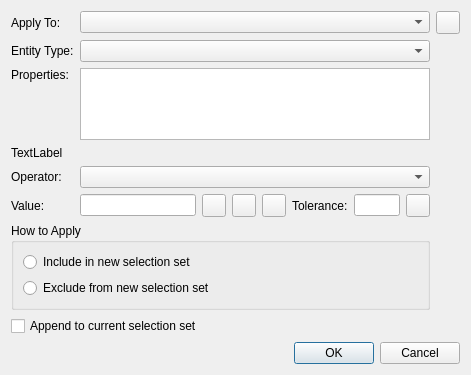
<?xml version="1.0" encoding="UTF-8"?>
<ui version="4.0">
 <class>LC_DlgQuickSelection</class>
 <widget class="QDialog" name="LC_DlgQuickSelection">
  <property name="geometry">
   <rect>
    <x>0</x>
    <y>0</y>
    <width>471</width>
    <height>375</height>
   </rect>
  </property>
  <property name="windowTitle">
   <string>Quick Select</string>
  </property>
  <layout class="QGridLayout" name="gridLayout" rowstretch="0,0,5,0,0,0,0,0,0,0,0,0,0">
   <item row="10" column="0" colspan="2">
    <widget class="QCheckBox" name="cbAppendToCurrentSelectionSet">
     <property name="toolTip">
      <string>If selected, matched entities will be added to the current selection. Otherwise, current selection will be replaced by new one.</string>
     </property>
     <property name="text">
      <string>Append to current selection set</string>
     </property>
    </widget>
   </item>
   <item row="2" column="0" alignment="Qt::AlignTop">
    <widget class="QLabel" name="label_3">
     <property name="text">
      <string>Properties:</string>
     </property>
    </widget>
   </item>
   <item row="5" column="1">
    <widget class="QComboBox" name="cbOperator">
     <property name="toolTip">
      <string>Logical operation applied to the property's value</string>
     </property>
    </widget>
   </item>
   <item row="1" column="0">
    <widget class="QLabel" name="label_2">
     <property name="text">
      <string>Entity Type:</string>
     </property>
    </widget>
   </item>
   <item row="6" column="1">
    <widget class="QStackedWidget" name="swValues">
     <property name="currentIndex">
      <number>9</number>
     </property>
     <widget class="QWidget" name="pageLayer">
      <layout class="QHBoxLayout" name="horizontalLayout_7">
       <property name="leftMargin">
        <number>0</number>
       </property>
       <property name="topMargin">
        <number>0</number>
       </property>
       <property name="rightMargin">
        <number>0</number>
       </property>
       <property name="bottomMargin">
        <number>0</number>
       </property>
       <item>
        <widget class="QG_LayerBox" name="cbValueLayer" native="true">
         <property name="sizePolicy">
          <sizepolicy hsizetype="Preferred" vsizetype="Preferred">
           <horstretch>0</horstretch>
           <verstretch>0</verstretch>
          </sizepolicy>
         </property>
         <property name="minimumSize">
          <size>
           <width>20</width>
           <height>20</height>
          </size>
         </property>
         <property name="toolTip">
          <string>Layer of entity to match</string>
         </property>
        </widget>
       </item>
      </layout>
     </widget>
     <widget class="QWidget" name="pageColor">
      <layout class="QHBoxLayout" name="horizontalLayout_5">
       <property name="leftMargin">
        <number>0</number>
       </property>
       <property name="topMargin">
        <number>0</number>
       </property>
       <property name="rightMargin">
        <number>0</number>
       </property>
       <property name="bottomMargin">
        <number>0</number>
       </property>
       <item>
        <widget class="QG_ColorBox" name="cbValueColor">
         <property name="toolTip">
          <string>Color of line to match</string>
         </property>
        </widget>
       </item>
      </layout>
     </widget>
     <widget class="QWidget" name="pageColorResolved">
      <layout class="QHBoxLayout" name="horizontalLayout_8">
       <property name="leftMargin">
        <number>0</number>
       </property>
       <property name="topMargin">
        <number>0</number>
       </property>
       <property name="rightMargin">
        <number>0</number>
       </property>
       <property name="bottomMargin">
        <number>0</number>
       </property>
       <item>
        <widget class="QG_ColorBox" name="cbValueColorResolved">
         <property name="toolTip">
          <string>Color of line to match</string>
         </property>
        </widget>
       </item>
      </layout>
     </widget>
     <widget class="QWidget" name="pageLineType">
      <layout class="QHBoxLayout" name="horizontalLayout_2">
       <property name="spacing">
        <number>0</number>
       </property>
       <property name="leftMargin">
        <number>0</number>
       </property>
       <property name="topMargin">
        <number>0</number>
       </property>
       <property name="rightMargin">
        <number>0</number>
       </property>
       <property name="bottomMargin">
        <number>0</number>
       </property>
       <item>
        <widget class="QG_LineTypeBox" name="cbLineType" native="true">
         <property name="toolTip">
          <string>Type of line to match</string>
         </property>
        </widget>
       </item>
      </layout>
     </widget>
     <widget class="QWidget" name="pageLineTypeResolved">
      <layout class="QHBoxLayout" name="horizontalLayout_10">
       <property name="leftMargin">
        <number>0</number>
       </property>
       <property name="topMargin">
        <number>0</number>
       </property>
       <property name="rightMargin">
        <number>0</number>
       </property>
       <property name="bottomMargin">
        <number>0</number>
       </property>
       <item>
        <widget class="QG_LineTypeBox" name="cbLineTypeResolved" native="true">
         <property name="toolTip">
          <string>Type of line to match</string>
         </property>
        </widget>
       </item>
      </layout>
     </widget>
     <widget class="QWidget" name="pageLineWidth">
      <layout class="QHBoxLayout" name="horizontalLayout_6">
       <property name="leftMargin">
        <number>0</number>
       </property>
       <property name="topMargin">
        <number>0</number>
       </property>
       <property name="rightMargin">
        <number>0</number>
       </property>
       <property name="bottomMargin">
        <number>0</number>
       </property>
       <item>
        <widget class="QG_WidthBox" name="cbLineWidth">
         <property name="toolTip">
          <string>Width of line to match</string>
         </property>
        </widget>
       </item>
      </layout>
     </widget>
     <widget class="QWidget" name="pageLineWidthResolved">
      <layout class="QHBoxLayout" name="horizontalLayout_9">
       <property name="leftMargin">
        <number>0</number>
       </property>
       <property name="topMargin">
        <number>0</number>
       </property>
       <property name="rightMargin">
        <number>0</number>
       </property>
       <property name="bottomMargin">
        <number>0</number>
       </property>
       <item>
        <widget class="QG_WidthBox" name="cbLineWidthResolved">
         <property name="toolTip">
          <string>Width of line to match</string>
         </property>
        </widget>
       </item>
      </layout>
     </widget>
     <widget class="QWidget" name="pageChoice">
      <layout class="QHBoxLayout" name="horizontalLayout_4">
       <property name="leftMargin">
        <number>0</number>
       </property>
       <property name="topMargin">
        <number>0</number>
       </property>
       <property name="rightMargin">
        <number>0</number>
       </property>
       <property name="bottomMargin">
        <number>0</number>
       </property>
       <item>
        <widget class="QComboBox" name="cbValue">
         <property name="toolTip">
          <string>Value to match</string>
         </property>
        </widget>
       </item>
      </layout>
     </widget>
     <widget class="QWidget" name="pageBool">
      <layout class="QHBoxLayout" name="horizontalLayout_3">
       <property name="leftMargin">
        <number>0</number>
       </property>
       <property name="topMargin">
        <number>0</number>
       </property>
       <property name="rightMargin">
        <number>0</number>
       </property>
       <property name="bottomMargin">
        <number>0</number>
       </property>
       <item>
        <widget class="QComboBox" name="cbValueBool">
         <property name="toolTip">
          <string>Value to match</string>
         </property>
         <item>
          <property name="text">
           <string>Yes</string>
          </property>
         </item>
         <item>
          <property name="text">
           <string>No</string>
          </property>
         </item>
        </widget>
       </item>
      </layout>
     </widget>
     <widget class="QWidget" name="pageValue">
      <layout class="QHBoxLayout" name="horizontalLayout" stretch="5,0,0,0,0,2,0">
       <property name="leftMargin">
        <number>0</number>
       </property>
       <property name="topMargin">
        <number>0</number>
       </property>
       <property name="rightMargin">
        <number>0</number>
       </property>
       <property name="bottomMargin">
        <number>0</number>
       </property>
       <item>
        <widget class="QLineEdit" name="leValue">
         <property name="sizePolicy">
          <sizepolicy hsizetype="Preferred" vsizetype="Fixed">
           <horstretch>0</horstretch>
           <verstretch>0</verstretch>
          </sizepolicy>
         </property>
         <property name="toolTip">
          <string>Value to match</string>
         </property>
        </widget>
       </item>
       <item>
        <widget class="QToolButton" name="tbPickAngle">
         <property name="toolTip">
          <string>Pick angle from drawing</string>
         </property>
         <property name="text">
          <string/>
         </property>
         <property name="icon">
          <iconset resource="../../../../../res/icons/icons.qrc">
           <normaloff>:/icons/interactive_pick_angle.lci</normaloff>:/icons/interactive_pick_angle.lci</iconset>
         </property>
        </widget>
       </item>
       <item>
        <widget class="QToolButton" name="tbPickLength">
         <property name="toolTip">
          <string>Pick distance from drawing</string>
         </property>
         <property name="text">
          <string/>
         </property>
         <property name="icon">
          <iconset resource="../../../../../res/icons/icons.qrc">
           <normaloff>:/icons/interactive_pick_distance.lci</normaloff>:/icons/interactive_pick_distance.lci</iconset>
         </property>
        </widget>
       </item>
       <item>
        <widget class="QToolButton" name="tbPickCoord">
         <property name="toolTip">
          <string>Pick coordinate component from drawing</string>
         </property>
         <property name="text">
          <string/>
         </property>
         <property name="icon">
          <iconset resource="../../../../../res/icons/icons.qrc">
           <normaloff>:/icons/interactive_pick_point.lci</normaloff>:/icons/interactive_pick_point.lci</iconset>
         </property>
        </widget>
       </item>
       <item>
        <widget class="QLabel" name="lblPrecision">
         <property name="text">
          <string>Tolerance:</string>
         </property>
        </widget>
       </item>
       <item>
        <widget class="QLineEdit" name="lePrecision">
         <property name="sizePolicy">
          <sizepolicy hsizetype="Preferred" vsizetype="Fixed">
           <horstretch>0</horstretch>
           <verstretch>0</verstretch>
          </sizepolicy>
         </property>
         <property name="toolTip">
          <string>Tolearance range used for floating-point values comparison. Values considered equal, if the absolute unsigned difference between them is within this range. </string>
         </property>
        </widget>
       </item>
       <item>
        <widget class="QToolButton" name="tbPrecisionUpdateByDoc">
         <property name="toolTip">
          <string>Update tolerance based on the document unit precision settings.</string>
         </property>
         <property name="text">
          <string/>
         </property>
         <property name="icon">
          <iconset resource="../../../../../res/icons/icons.qrc">
           <normaloff>:/icons/redraw.lci</normaloff>:/icons/redraw.lci</iconset>
         </property>
        </widget>
       </item>
      </layout>
     </widget>
    </widget>
   </item>
   <item row="5" column="0">
    <widget class="QLabel" name="label_4">
     <property name="text">
      <string>Operator:</string>
     </property>
    </widget>
   </item>
   <item row="9" column="0" colspan="2">
    <widget class="QGroupBox" name="groupBox">
     <property name="title">
      <string>How to Apply</string>
     </property>
     <layout class="QGridLayout" name="gridLayout_2">
      <item row="0" column="0">
       <widget class="QRadioButton" name="rbIncludeInSelectionSet">
        <property name="toolTip">
         <string>If checked, the object with matched value will be included into new selection set.</string>
        </property>
        <property name="text">
         <string>Include in new selection set</string>
        </property>
       </widget>
      </item>
      <item row="1" column="0">
       <widget class="QRadioButton" name="rbExcludeFromSelectionSet">
        <property name="toolTip">
         <string>If checked, object that does not match the condition will be included into selection set.</string>
        </property>
        <property name="text">
         <string>Exclude from new selection set</string>
        </property>
       </widget>
      </item>
     </layout>
    </widget>
   </item>
   <item row="0" column="2">
    <widget class="QToolButton" name="tbManualSelect">
     <property name="toolTip">
      <string>Manual selection of entities</string>
     </property>
     <property name="text">
      <string/>
     </property>
     <property name="icon">
      <iconset resource="../../../../../res/icons/icons.qrc">
       <normaloff>:/icons/select.lci</normaloff>:/icons/select.lci</iconset>
     </property>
    </widget>
   </item>
   <item row="0" column="1">
    <widget class="QComboBox" name="cbApplyTo">
     <property name="toolTip">
      <string>Defines to which objects selection conditions should be applied to</string>
     </property>
    </widget>
   </item>
   <item row="11" column="0">
    <spacer name="verticalSpacer_2">
     <property name="orientation">
      <enum>Qt::Vertical</enum>
     </property>
     <property name="sizeHint" stdset="0">
      <size>
       <width>20</width>
       <height>0</height>
      </size>
     </property>
    </spacer>
   </item>
   <item row="6" column="0">
    <widget class="QLabel" name="lblValue">
     <property name="text">
      <string>Value:</string>
     </property>
    </widget>
   </item>
   <item row="3" column="0">
    <spacer name="verticalSpacer">
     <property name="orientation">
      <enum>Qt::Vertical</enum>
     </property>
     <property name="sizeHint" stdset="0">
      <size>
       <width>20</width>
       <height>40</height>
      </size>
     </property>
    </spacer>
   </item>
   <item row="12" column="0" colspan="3">
    <widget class="QDialogButtonBox" name="buttonBox">
     <property name="orientation">
      <enum>Qt::Horizontal</enum>
     </property>
     <property name="standardButtons">
      <set>QDialogButtonBox::Cancel|QDialogButtonBox::Ok</set>
     </property>
    </widget>
   </item>
   <item row="1" column="1">
    <widget class="QComboBox" name="cbEntityType">
     <property name="toolTip">
      <string>Type of the entity to match</string>
     </property>
    </widget>
   </item>
   <item row="0" column="0">
    <widget class="QLabel" name="label">
     <property name="text">
      <string>Apply To:</string>
     </property>
    </widget>
   </item>
   <item row="2" column="1" rowspan="2">
    <widget class="QListWidget" name="lvProperties"/>
   </item>
   <item row="4" column="0" colspan="2">
    <widget class="QLabel" name="lblPropertyInfo">
     <property name="text">
      <string>TextLabel</string>
     </property>
     <property name="textFormat">
      <enum>Qt::RichText</enum>
     </property>
     <property name="alignment">
      <set>Qt::AlignLeading|Qt::AlignLeft|Qt::AlignTop</set>
     </property>
     <property name="wordWrap">
      <bool>true</bool>
     </property>
    </widget>
   </item>
  </layout>
 </widget>
 <customwidgets>
  <customwidget>
   <class>QG_ColorBox</class>
   <extends>QComboBox</extends>
   <header>../ui/components/comboboxes/qg_colorbox.h</header>
  </customwidget>
  <customwidget>
   <class>QG_WidthBox</class>
   <extends>QComboBox</extends>
   <header>../ui/components/comboboxes/qg_widthbox.h</header>
  </customwidget>
  <customwidget>
   <class>QG_LineTypeBox</class>
   <extends>QWidget</extends>
   <header>qg_linetypebox.h</header>
  </customwidget>
  <customwidget>
   <class>QG_LayerBox</class>
   <extends>QWidget</extends>
   <header>qg_layerbox.h</header>
  </customwidget>
 </customwidgets>
 <resources>
  <include location="../../../../../res/icons/icons.qrc"/>
 </resources>
 <connections>
  <connection>
   <sender>buttonBox</sender>
   <signal>accepted()</signal>
   <receiver>LC_DlgQuickSelection</receiver>
   <slot>accept()</slot>
   <hints>
    <hint type="sourcelabel">
     <x>248</x>
     <y>254</y>
    </hint>
    <hint type="destinationlabel">
     <x>157</x>
     <y>274</y>
    </hint>
   </hints>
  </connection>
  <connection>
   <sender>buttonBox</sender>
   <signal>rejected()</signal>
   <receiver>LC_DlgQuickSelection</receiver>
   <slot>reject()</slot>
   <hints>
    <hint type="sourcelabel">
     <x>316</x>
     <y>260</y>
    </hint>
    <hint type="destinationlabel">
     <x>286</x>
     <y>274</y>
    </hint>
   </hints>
  </connection>
 </connections>
</ui>
